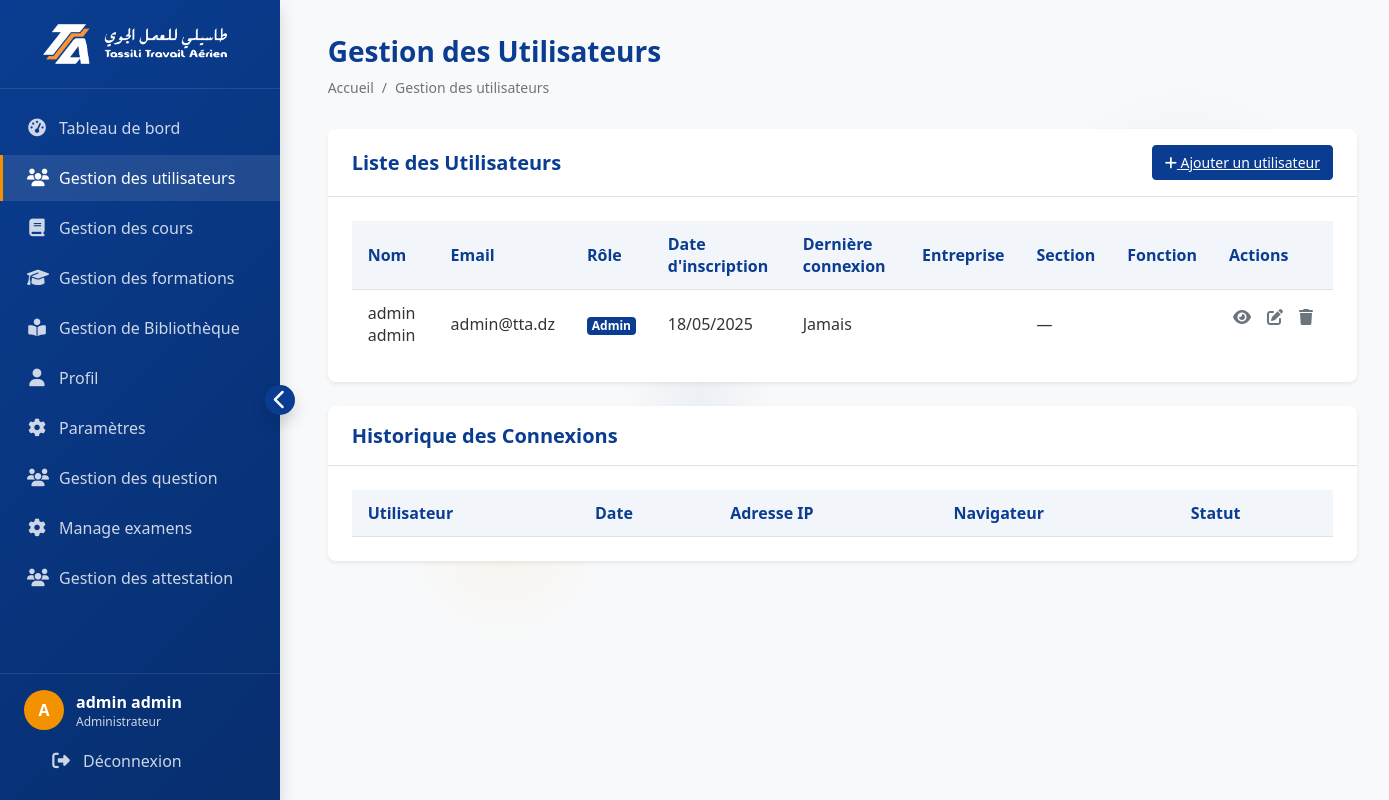
The app's page /pages/manage_users.php (signed in) with its own data.
### tables this page shows
CREATE TABLE IF NOT EXISTS users (
    id INT AUTO_INCREMENT PRIMARY KEY,
    first_name VARCHAR(50) NOT NULL, 
    last_name VARCHAR(50) NOT NULL, 
    email VARCHAR(100) NOT NULL UNIQUE,
    password VARCHAR(255) NOT NULL,
    role ENUM('admin', 'instructor', 'pilot', 'admin_sol' , 'admin_vol') NOT NULL,
    avatar VARCHAR(255) DEFAULT NULL,
    created_at DATETIME NOT NULL DEFAULT CURRENT_TIMESTAMP,
    last_login DATETIME
);

### pages/manage_users.php (the view, shortened to what this page needs)
<?php
require '../includes/bd.php';
$query_users = "SELECT id, first_name, last_name, email, role, created_at, last_login, entreprise, section, fonction FROM users ORDER BY created_at DESC";
$result_users = $conn->query($query_users);
?>
<!DOCTYPE html>
<html lang="fr">
<head>
  <link rel="stylesheet" href="https://cdnjs.cloudflare.com/ajax/libs/font-awesome/6.4.0/css/all.min.css">
  <link rel="stylesheet" href="../assets/admin_dashboard.css">
  <link rel="stylesheet" href="https://cdn.jsdelivr.net/npm/sweetalert2@11.0.19/dist/sweetalert2.min.css">
</head>
<body>
<?php include '../includes/admin_sidebar.php'; ?>
  <button class="mobile-nav-toggle">
      <i class="fas fa-bars"></i>
  </button>
  <div class="main-content">
      <div class="page-header">
          <h1 class="page-title">Gestion des Utilisateurs</h1>
          <ul class="breadcrumb">
              <li class="breadcrumb-item"><a href="admin_dashboard.php" class="breadcrumb-link">Accueil</a></li>
              <li class="breadcrumb-item">Gestion des utilisateurs</li>
          </ul>
      </div>
      <div class="card animate-on-scroll">
          <div class="card-header">
              <h2 class="card-title">Liste des Utilisateurs</h2>
              <a href="add_user.php" class="btn btn-primary btn-sm">
                  <i class="fas fa-plus"></i> Ajouter un utilisateur
              </a>
          </div>
          <div class="card-body">
              <div class="table-container">
                  <table class="table">
                      <thead>
                          <tr>
                              <th>Nom</th>
                              <th>Email</th>
                              <th>Rôle</th>
                              <th>Date d'inscription</th>
                              <th>Dernière connexion</th>
                              <th>Entreprise</th>
                              <th>Section</th>
                              <th>Fonction</th>
                              <th>Actions</th>
                          </tr>
                      </thead>
                      <tbody>
                          <?php if ($result_users && $result_users->num_rows > 0): ?>
                              <?php while ($user = $result_users->fetch_assoc()): ?>
                                  <tr>
                                      <td><?php echo htmlspecialchars($user['first_name'] . ' ' . $user['last_name']); ?></td>
                                      <td><?php echo htmlspecialchars($user['email']); ?></td>
                                      <td>
                                          <?php if ($user['role'] === 'admin'): ?>
                                              <span class="badge bg-primary">Admin</span>
                                          <?php elseif ($user['role'] === 'pilot'): ?>
                                              <span class="badge bg-secondary">Pilote</span>
                                          <?php elseif ($user['role'] === 'instructor'): ?>
                                              <span class="badge bg-info">Instructeur</span>
                                          <?php endif; ?>
                                      </td>
                                      <td><?php echo date('d/m/Y', strtotime($user['created_at'])); ?></td>
                                      <td><?php echo $user['last_login'] ? date('d/m/Y H:i', strtotime($user['last_login'])) : 'Jamais'; ?></td>
                                      <td><?php echo htmlspecialchars($user['entreprise']); ?></td>
                                      <td>
                                        <?php
                                         if ($user['section'] === 'sol') echo 'Sol';
                                         elseif ($user['section'] === 'vol') echo 'Vol';
                                         else echo '—';
                                         ?>
                                      </td>
                                      <td><?php echo htmlspecialchars($user['fonction']); ?></td>
                                      <td class="table-actions">
                                          <a href="view_user.php?id=<?php echo $user['id']; ?>" class="btn-action" data-tooltip="Voir">
                                              <i class="fas fa-eye"></i>
                                          </a>
                                          <a href="edit_user.php?id=<?php echo $user['id']; ?>" class="btn-action btn-edit" data-tooltip="Modifier">
                                              <i class="fas fa-edit"></i>
                                          </a>
                                          <a href="manage_users.php?delete=<?php echo $user['id']; ?>" class="btn-action btn-delete" data-tooltip="Supprimer" data-item-name="l'utilisateur <?php echo htmlspecialchars($user['first_name'] . ' ' . $user['last_name']); ?>">
                                              <i class="fas fa-trash"></i>
                                          </a>
                                      </td>
                                  </tr>
                              <?php endwhile; ?>
                          <?php else: ?>
                              <tr>
                                  <td colspan="6" class="text-center">Aucun utilisateur trouvé</td>
                              </tr>
                          <?php endif; ?>
                      </tbody>
                  </table>
              </div>
          </div>
      </div>
      <div class="card animate-on-scroll">
          <div class="card-header">
              <h2 class="card-title">Historique des Connexions</h2>
          </div>
          <div class="card-body">
              <div class="table-container">
                  <table class="table">
                      <thead>
                          <tr>
                              <th>Utilisateur</th>
                              <th>Date</th>
                              <th>Adresse IP</th>
                              <th>Navigateur</th>
                              <th>Statut</th>
                          </tr>
                      </thead>
                  </table>
              </div>
          </div>
      </div>
  </div>
</body>
</html>

### assets/admin_dashboard.css (style rules this page uses)
:root { --primary: #0a3d91; --primary-dark: #072e6e; --primary-light: #1a4da1; --secondary: #f39200; --secondary-dark: #d27d00; --secondary-light: #ffa726; --text-light: #ffffff; --text-dark: #333333; --text-muted: #6c757d; --bg-light: #f8f9fa; --bg-dark: #343a40; --border-color: #dee2e6; --success: #28a745; --danger: #dc3545; --warning: #ffc107; --info: #17a2b8; --shadow-sm: 0 0.125rem 0.25rem rgba(0, 0, 0, 0.075); --shadow: 0 0.5rem 1rem rgba(0, 0, 0, 0.15); --shadow-lg: 0 1rem 3rem rgba(0, 0, 0, 0.175); --transition: all 0.3s ease; --radius: 0.5rem; --radius-sm: 0.25rem; --radius-lg: 1rem; }
* { margin: 0; padding: 0; box-sizing: border-box; font-family: "Segoe UI", Tahoma, Geneva, Verdana, sans-serif; }
body { display: flex; min-height: 100vh; background-color: var(--bg-light); color: var(--text-dark); overflow-x: hidden; }
.main-content { flex: 1; margin-left: 280px; padding: 2rem; transition: var(--transition); position: relative; min-height: 100vh; }
.page-header { margin-bottom: 2rem; }
.page-title { font-size: 1.75rem; font-weight: 600; color: var(--primary); margin-bottom: 0.5rem; }
.breadcrumb { display: flex; list-style: none; font-size: 0.875rem; color: var(--text-muted); }
.breadcrumb-item:not(:last-child)::after { content: "/"; margin: 0 0.5rem; }
.breadcrumb-link { color: var(--text-muted); text-decoration: none; }
.card { background-color: white; border-radius: var(--radius); box-shadow: var(--shadow-sm); margin-bottom: 1.5rem; overflow: hidden; }
.card-header { padding: 1rem 1.5rem; background-color: white; border-bottom: 1px solid var(--border-color); display: flex; align-items: center; justify-content: space-between; }
.card-title { font-size: 1.25rem; font-weight: 600; color: var(--primary); margin: 0; }
.card-body { padding: 1.5rem; }
.table-container { overflow-x: auto; }
.table { width: 100%; border-collapse: collapse; }
.table th, .table td { padding: 0.75rem 1rem; text-align: left; border-bottom: 1px solid var(--border-color); }
.table th { font-weight: 600; color: var(--primary); background-color: rgba(10, 61, 145, 0.05); }
.table tr:last-child td { border-bottom: none; }
.table-actions { display: flex; gap: 0.5rem; }
.btn-action { background-color: transparent; border: none; color: var(--text-muted); cursor: pointer; font-size: 1rem; padding: 0.25rem; border-radius: var(--radius-sm); transition: transform 0.2s, color 0.2s, background-color 0.2s; position: relative; }
.btn { display: inline-block; font-weight: 500; text-align: center; white-space: nowrap; vertical-align: middle; user-select: none; border: 1px solid transparent; padding: 0.75rem 1.5rem; font-size: 1rem; line-height: 1.5; border-radius: var(--radius-sm); transition: var(--transition); cursor: pointer; }
.btn-primary { color: white; background-color: var(--primary); border-color: var(--primary); }
.btn-sm { padding: 0.375rem 0.75rem; font-size: 0.875rem; }
.badge { display: inline-block; padding: 0.25em 0.4em; font-size: 75%; font-weight: 700; line-height: 1; text-align: center; white-space: nowrap; vertical-align: baseline; border-radius: 0.25rem; }
.bg-primary { background-color: var(--primary); color: white; }
.animate-on-scroll { opacity: 0; }
.animate-on-scroll.animated { animation: fadeInUp 0.5s ease forwards; }

### records on screen
users: first_name+last_name "admin admin", email "admin@tta.dz", role "Admin", created_at "18/05/2025", shows "Jamais"

### other values on screen
substr($_SESSION['first_name'], 0, 1) "A"
$_SESSION['first_name'] "admin"
$_SESSION['last_name'] "admin"
